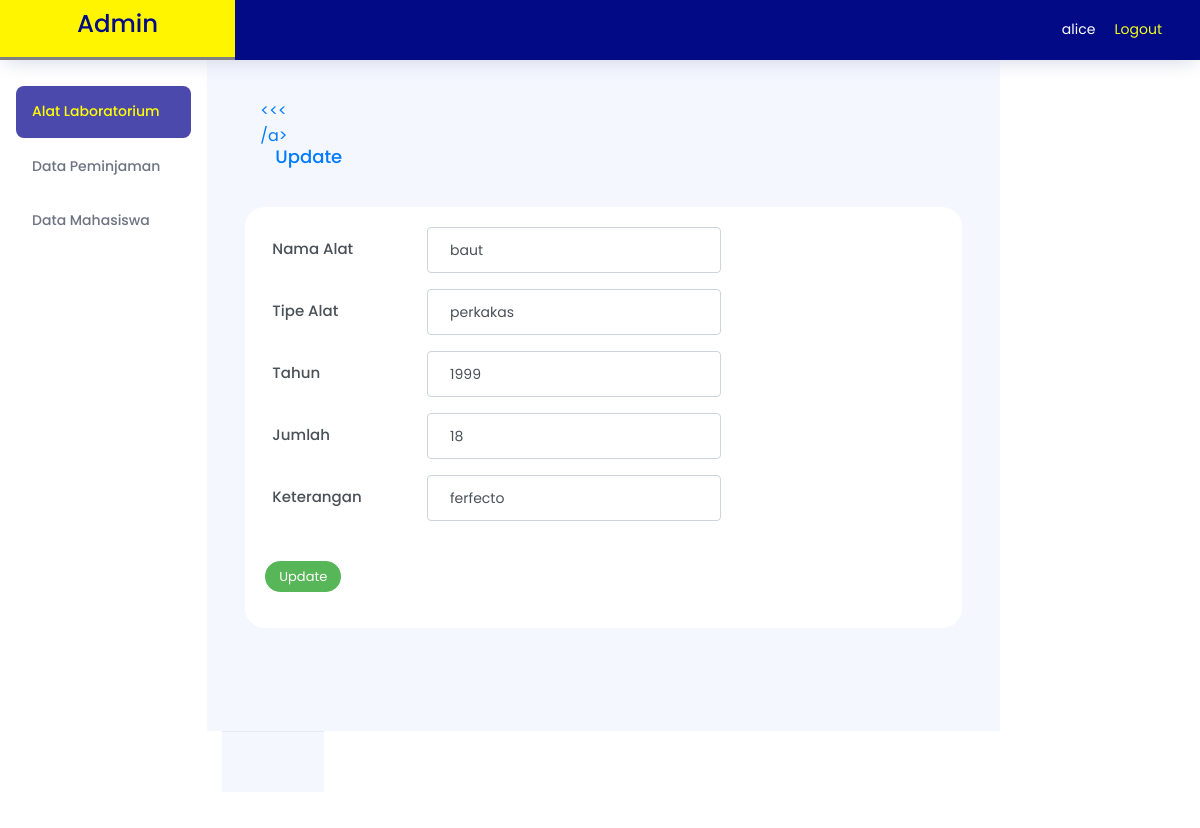
The app's page /app/admin/update.php?kode_alat=1 (signed in) with its own data.
### tables this page shows
CREATE TABLE `alat` (
  `kode_alat` int(50) NOT NULL,
  `nama_alat` varchar(25) NOT NULL,
  `tipe_alat` varchar(25) NOT NULL,
  `tahun_alat` varchar(25) NOT NULL,
  `jumlah_alat` int(4) NOT NULL,
  `foto_alat` varchar(55) NOT NULL,
  `keterangan_alat` varchar(50) NOT NULL
);

### app/admin/update.php (the view, shortened to what this page needs)
<?php
require('../../database/db.php');
?>
<!DOCTYPE html>
<html lang="en">
<head>
  <link rel="stylesheet" href="../../bootstrap/css/bootstrap.min.css">
  <link rel="stylesheet" href="../vendors/feather/feather.css">
  <link rel="stylesheet" href="../vendors/ti-icons/css/themify-icons.css">
  <link rel="stylesheet" href="../vendors/css/vendor.bundle.base.css">
  <link rel="stylesheet" href="../vendors/datatables.net-bs4/dataTables.bootstrap4.css">
  <link rel="stylesheet" href="../vendors/ti-icons/css/themify-icons.css">
  <link rel="stylesheet" type="text/css" href="../js/select.dataTables.min.css">
  <link rel="stylesheet" href="../css/vertical-layout-light/style.css">
</head>
<body>
  <div class="container-scroller">
    <nav class="navbar col-lg-12 col-12 p-0 fixed-top d-flex flex-row">
      <div class="text-center navbar-brand-wrapper d-flex align-items-center justify-content-center" style="background-color: rgba(255,245,0,1); border-bottom: solid grey">
        <h3 class="title" style="color:rgba(2,11,133,1);">Admin</h3>
      </div>
      <div class="navbar-menu-wrapper d-flex align-items-center justify-content-end" style="background-color: rgba(2,11,133,1);">
        <ul class="navbar-nav navbar-nav-right">
          <li class="nav-item nav-profile" style="color: white;"><?php echo $_SESSION['admin']['nama'] ?></li>
          <li class="nav-item nav-profile"><a href="logout.php" style="color: rgba(241,255,25,1)">Logout</a></li>
        </ul>
      </div>
    </nav>
    <div class="container-fluid page-body-wrapper">
      <nav class="sidebar sidebar-offcanvas" id="sidebar">
        <ul class="nav">
          <li class="nav-item">
            <a href="index.php" class="nav-link" style="color:yellow; background-color:#4B49AC;">Alat Laboratorium</a>
          </li>
          <li class="nav-item">
            <a href="data-peminjaman.php" class="nav-link">Data Peminjaman</a>
          </li>
          <li class="nav-item">
            <a href="data-mahasiswa.php" class="nav-link">Data Mahasiswa</a>
          </li>
        </ul>
      </nav>
      <div class="main-panel">
        <div class="content-wrapper">
          <div class="row col-md-4">
            <a href="index.php" class="col-md-2">
              <<< /a>
                <h4 class="mb-3 mt-0 col-md-2">Update</h4>
          </div>
          <div class="row">
            <div class="col-lg-12 grid-margin stretch-card">
              <div class="card">
                <div class="card-body">
                  <?php
                  $kode_alat = $_GET['kode_alat'];
                  $data = mysqli_query($conn, "SELECT * FROM alat WHERE kode_alat = '$kode_alat'");
                  $row1 = mysqli_fetch_array($data);
                  ?>
                  <form action="" method="POST">
                    <div class="row">
                      <label class="form-control border-0 col-md-3">
                        <h6>Nama Alat</h6>
                      </label>
                      <input type="text" class="form-control mb-3 col-md-5" id="recipient-name" autocomplete="off" name="nama" value="<?php echo $row1['nama_alat'] ?>">
                    </div>
                    <div class="row">
                      <label class="form-control border-0 col-md-3">
                        <h6>Tipe Alat</h6>
                      </label>
                      <input type="text" class="form-control mb-3 col-md-5" id="recipient-name" autocomplete="off" name="tipe" value="<?php echo $row1['tipe_alat'] ?>">
                    </div>
                    <div class="row">
                      <label class="form-control border-0 col-md-3">
                        <h6>Tahun</h6>
                      </label>
                      <input type="text" class="form-control mb-3 col-md-5" id="recipient-name" autocomplete="off" name="tahun" value="<?php echo $row1['tahun_alat'] ?>">
                    </div>
                    <div class="row">
                      <label class="form-control border-0 col-md-3">
                        <h6>Jumlah</h6>
                      </label>
                      <input type="number" class="form-control mb-3 col-md-5" min="0" max="1000" id="recipient-name" autocomplete="off" name="jumlah" value="<?php echo $row1['jumlah_alat'] ?>">
                    </div>
                    <div class="row">
                      <label class="form-control border-0 col-md-3">
                        <h6>Keterangan</h6>
                      </label>
                      <input type="text" class="form-control mb-3 col-md-5" id="recipient-name" autocomplete="off" name="keterangan" value="<?php echo $row1['keterangan_alat'] ?>">
                    </div>
                    <input type="submit" class="btn btn-sm btn-success mt-4" name="update" value="Update">
                  </form>
                </div>
              </div>
            </div>
          </div>
        </div>
        <footer class="footer">
        </footer>
      </div>
    </div>
  </div>
</body>
</html>

### app/admin/update.php (style rules this page uses)
* { font-family: 'Poppins', sans-serif; }

### records on screen
alat: nama "baut", tipe "perkakas", tahun "1999", jumlah "18", keterangan "ferfecto"

### other values on screen
$_SESSION['admin']['nama'] "alice"
